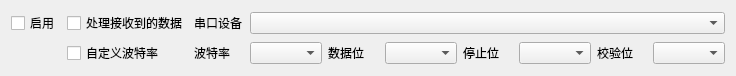
<?xml version="1.0" encoding="UTF-8"?>
<ui version="4.0">
 <class>SerialPortTransmissionItemWidget</class>
 <widget class="QWidget" name="SerialPortTransmissionItemWidget">
  <property name="geometry">
   <rect>
    <x>0</x>
    <y>0</y>
    <width>736</width>
    <height>64</height>
   </rect>
  </property>
  <property name="windowTitle">
   <string>Form</string>
  </property>
  <layout class="QGridLayout" name="gridLayout">
   <item row="0" column="0">
    <widget class="QCheckBox" name="enableCheckBox">
     <property name="text">
      <string>启用</string>
     </property>
    </widget>
   </item>
   <item row="1" column="3">
    <widget class="QComboBox" name="baudRateComboBox"/>
   </item>
   <item row="1" column="5">
    <widget class="QComboBox" name="dataBitscomboBox"/>
   </item>
   <item row="1" column="4">
    <widget class="QLabel" name="label_3">
     <property name="text">
      <string>数据位</string>
     </property>
    </widget>
   </item>
   <item row="1" column="8">
    <widget class="QLabel" name="label_5">
     <property name="text">
      <string>校验位</string>
     </property>
    </widget>
   </item>
   <item row="1" column="6">
    <widget class="QLabel" name="label_4">
     <property name="text">
      <string>停止位</string>
     </property>
    </widget>
   </item>
   <item row="1" column="7">
    <widget class="QComboBox" name="stopBitscomboBox"/>
   </item>
   <item row="1" column="9">
    <widget class="QComboBox" name="parityComboBox"/>
   </item>
   <item row="1" column="1">
    <widget class="QCheckBox" name="checkBox_2">
     <property name="text">
      <string>自定义波特率</string>
     </property>
    </widget>
   </item>
   <item row="1" column="2">
    <widget class="QLabel" name="label_2">
     <property name="text">
      <string>波特率</string>
     </property>
    </widget>
   </item>
   <item row="0" column="1">
    <widget class="QCheckBox" name="checkBox">
     <property name="text">
      <string>处理接收到的数据</string>
     </property>
    </widget>
   </item>
   <item row="0" column="2">
    <widget class="QLabel" name="label">
     <property name="text">
      <string>串口设备</string>
     </property>
    </widget>
   </item>
   <item row="0" column="3" colspan="7">
    <widget class="QComboBox" name="comComboBox">
     <property name="sizePolicy">
      <sizepolicy hsizetype="Expanding" vsizetype="Fixed">
       <horstretch>0</horstretch>
       <verstretch>0</verstretch>
      </sizepolicy>
     </property>
    </widget>
   </item>
  </layout>
 </widget>
 <resources/>
 <connections/>
</ui>
